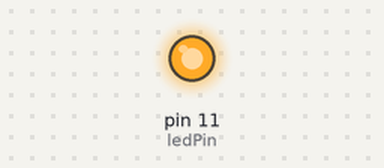
A sketch run on a simulated Arduino Mega 2560, built with avr-gcc and run on an emulated ATmega2560. Shown: output pins drawn as LEDs (lit = HIGH). No radio packets arrive unless stated.

Above: at 0.1 s.
At 2.1 s:
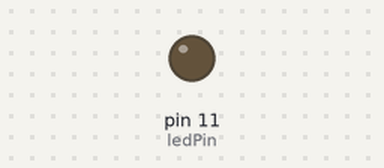
Timing chart, 0 to 3.6 s (numbered marks = the images above):
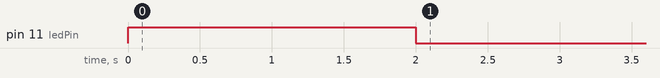

The sketch:

ask_receiver_ino_2560_1.ino
```cpp
// ask_receiver.pde
// -*- mode: C++ -*-
/*
# Copyright 2024 Juergen Humt
#
# This file is part of project ask_433RF.
#
#
#     ask_433RF, is free  software: you can redistribute it and/or modify
#     it under the terms of the GNU General Public License as published by the
#     Free Software Foundation, either version 3 of the License or any later
#     version.
#
#     ask_433RF is distributed in the hope that it will be useful,
#     but WITHOUT ANY WARRANTY; without even the implied warranty of
#     MERCHANTABILITY or FITNESS FOR A PARTICULAR PURPOSE.  See the
#     GNU General Public License for more details.
#
#     You should have received a copy of the GNU General Public License along
#     with ask_433RF.  If not, see <http://www.gnu.org/licenses/>.
*/

// Simple example of how to use RadioHead to receive messages
// with a simple ASK transmitter in a very simple way.
// Implements a simplex (one-way) receiver with a  QITA QT08012 module
// Tested on Arduino Mega, micro (see Read.me)

#include <RH_ASK.h>
#ifdef RH_HAVE_HARDWARE_SPI
#include <SPI.h> // Not actually used but needed to compile
#endif

int ledState = HIGH;       // ledState used to set the LED
long kC;
const int ledPin = 11;     // the number of the LED pin

// RH_ASK driver;
RH_ASK driver(2000, 5, 0, 0); //
// RH_ASK driver(2000, 3, 4, 0); // ATTiny, RX on D3 (pin 2 on attiny85) TX on D4 (pin 3 on attiny85),
// RH_ASK driver(2000, PD14, PD13, 0); STM32F4 Discovery: see tx and rx on Orange and Red LEDS

void setup() {
pinMode(ledPin, OUTPUT);
ledState = HIGH;
digitalWrite(ledPin, ledState);
ledState = LOW;
delay(2000);
digitalWrite(ledPin, ledState);
#ifdef RH_HAVE_SERIAL
    Serial.begin(9600);	  // Debugging only
#endif

if (!driver.init())
#ifdef RH_HAVE_SERIAL
  Serial.println("init failed");
#else
	;
#endif
kC =0;
}

void loop()
{

  uint8_t buf[RH_ASK_MAX_MESSAGE_LEN];
  uint8_t buflen = sizeof(buf);


  // for (int k=0; k<7; k++) {
    if (ledState == LOW)
      ledState = HIGH;
    else
      ledState = LOW;
    // delay(300);
    // digitalWrite(ledPin, ledState);
    // }


    if (driver.recv(buf, &buflen)) // Non-blocking
    {
	// Message with a good checksum received, dump it.
	     driver.printBuffer("Got:", buf, buflen);
       digitalWrite(ledPin, ledState);
    }
}
```
